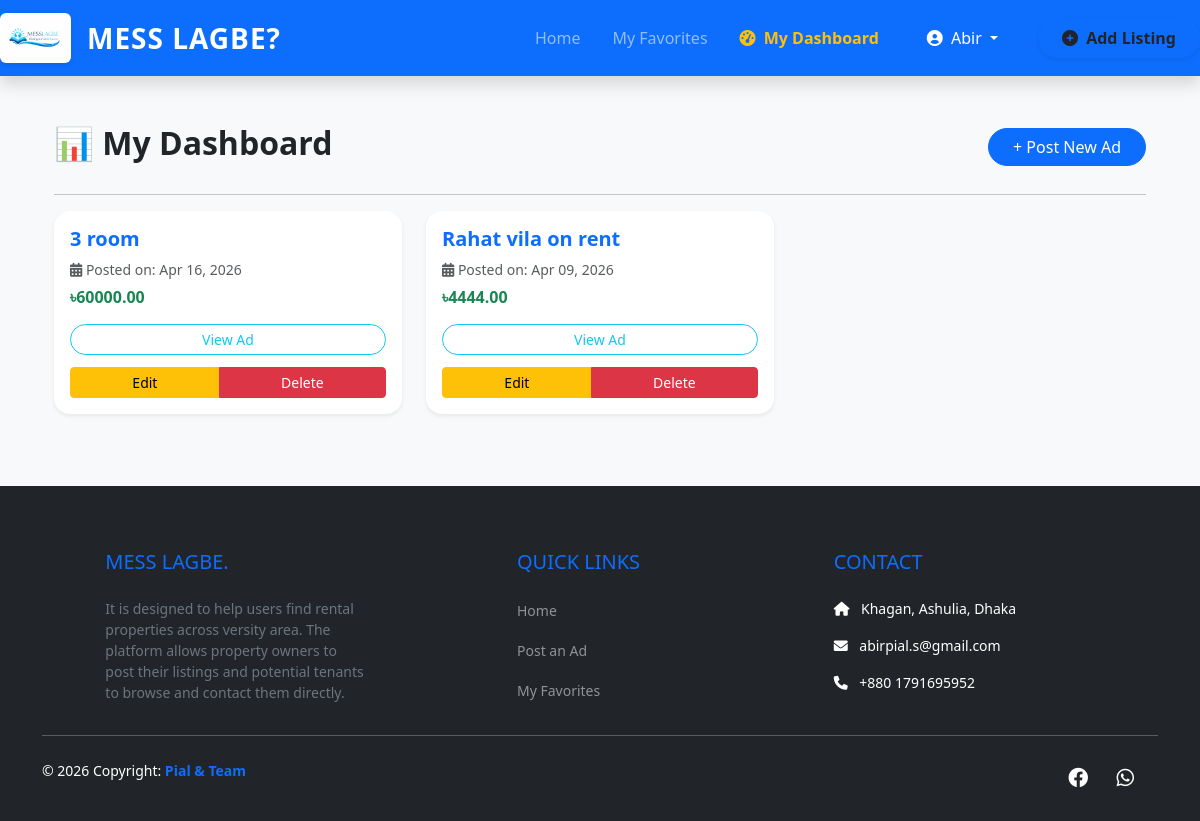
The app's page /my-ads/ (signed in), older data.
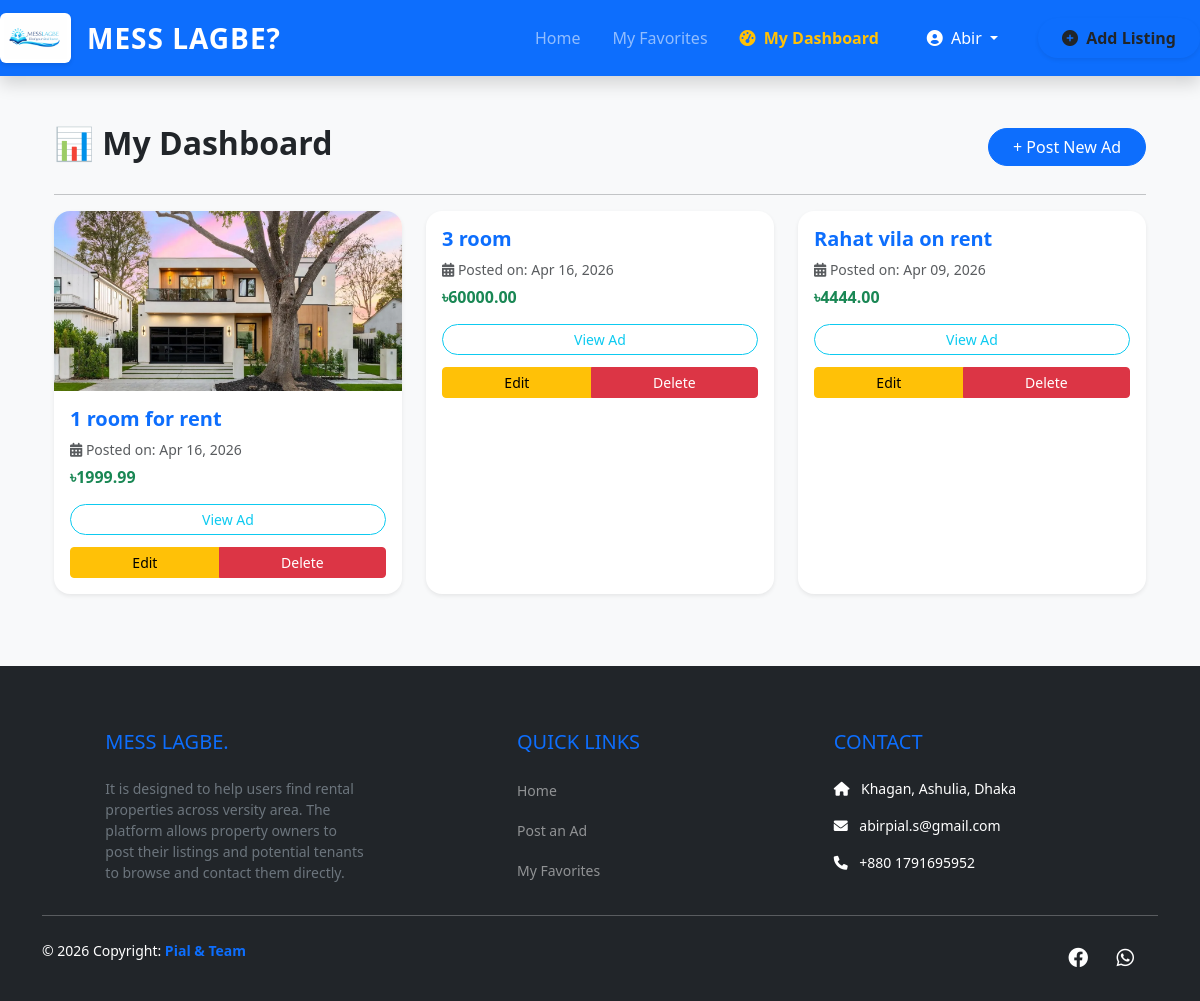
The same page, newer data.
### accounts/models.py (models this page shows, shortened)
class CustomUser(AbstractUser):
    IS_STUDENT = 'student'
    IS_OWNER = 'owner'
    IS_ADMIN = 'admin'
    ROLE_CHOICES = [
        (IS_STUDENT, 'Student'),
        (IS_OWNER, 'House Owner'),
        (IS_ADMIN, 'Admin'),
    ]
    role = models.CharField(max_length=20, choices=ROLE_CHOICES, default=IS_STUDENT)
    phone_number = models.CharField(max_length=15, blank=True, null=True)
    university_id = models.CharField(max_length=50, blank=True, null=True)

### listings/models.py (models this page shows, shortened)
class Listing(models.Model):
    host = models.ForeignKey(
        settings.AUTH_USER_MODEL,
        on_delete=models.CASCADE,
        related_name='listings'
    )
    image = models.ImageField(upload_to='listings/', null=True, blank=True)
    phone_number = models.CharField(max_length=15, help_text="Contact number for this property")
    title = models.CharField(max_length=200, help_text="e.g. 2 Room flat for rent in Dhanmondi")
    description = models.TextField()
    location = models.CharField(max_length=150)
    price = models.DecimalField(max_digits=10, decimal_places=2)
    bedrooms = models.IntegerField()
    created_at = models.DateTimeField(auto_now_add=True)

### listings/views.py (the view)
# urls.py: path('my-ads/', views.my_listings, name='my_listings'),
@login_required(login_url='/accounts/login/')
def my_listings(request):
    user_ads = Listing.objects.filter(host=request.user).order_by('-created_at')
    return render(request, 'listings/my_listings.html', {'user_ads': user_ads})

### templates/listings/my_listings.html (shortened to what this page needs)
{% extends 'base.html' %}
{% block content %}
<div class="container mt-4">
    <div class="d-flex justify-content-between align-items-center mb-4">
        <h2 class="fw-bold">📊 My Dashboard</h2>
        <a href="{% url 'create_listing' %}" class="btn btn-primary rounded-pill px-4">+ Post New Ad</a>
    </div>
    <hr>
    <div class="row">
        {% if user_ads %}
            {% for ad in user_ads %}
                <div class="col-md-4 mb-4">
                    <div class="card h-100 border-0 shadow-sm rounded-4 overflow-hidden">
                        {% if ad.image %}
                            <img src="{{ ad.image.url }}" class="card-img-top" style="height: 180px; object-fit: cover;">
                        {% endif %}
                        <div class="card-body">
                            <h5 class="card-title fw-bold text-primary">{{ ad.title }}</h5>
                            <p class="text-muted small mb-2"><i class="fas fa-calendar-alt"></i> Posted on: {{ ad.created_at|date:"M d, Y" }}</p>
                            <h6 class="text-success fw-bold">৳{{ ad.price }}</h6>
                            <div class="d-grid gap-2 mt-3">
                                <a href="{% url 'listing_detail' ad.id %}" class="btn btn-outline-info btn-sm rounded-pill">View Ad</a>
                                <div class="btn-group w-100 mt-1">
                                 <a href="{% url 'edit_listing' ad.id %}" class="btn btn-warning btn-sm">Edit</a>
                                 <a href="{% url 'delete_listing' ad.id %}" class="btn btn-danger btn-sm">Delete</a>
                    </div>
                            </div>
                        </div>
                    </div>
                </div>
            {% endfor %}
        {% endif %}
    </div>
</div>
{% endblock %}

### templates/base.html (shortened to what this page needs)
<!DOCTYPE html>
<html lang="en">
<head>
    <link href="https://cdn.jsdelivr.net/npm/bootstrap@5.3.0/dist/css/bootstrap.min.css" rel="stylesheet">
    <link rel="stylesheet" href="https://cdnjs.cloudflare.com/ajax/libs/font-awesome/6.0.0/css/all.min.css">
</head>
<body class="bg-light">
    <nav class="navbar navbar-expand-lg navbar-dark bg-primary shadow mb-4 sticky-top">
     <a class="navbar-brand d-flex align-items-center" href="{% url 'home' %}">
    <img src="/media/listings/gallery/logo.png" alt="MessLagbe?"
         style="height: 50px; width: auto; background: white; padding: 4px; border-radius: 6px; box-shadow: 0 2px 4px rgba(0,0,0,0.1);">
    <span class="ms-3 fw-bold fs-3 text-white" style="letter-spacing: 1px;">MESS LAGBE?</span>
</a>
            <div class="collapse navbar-collapse" id="navbarNav">
                <ul class="navbar-nav ms-auto align-items-center">
                    <li class="nav-item">
                        <a class="nav-link px-3" href="{% url 'home' %}">Home</a>
                    </li>
                   {% if user.is_authenticated %}
    <li class="nav-item">
        <a class="nav-link px-3" href="{% url 'favorites_list' %}">My Favorites</a>
    </li>
    <li class="nav-item">
        <a class="nav-link px-3 fw-bold text-warning" href="{% url 'dashboard' %}">
            <i class="fas fa-tachometer-alt me-1"></i> My Dashboard
        </a>
    </li>
    <li class="nav-item dropdown ms-lg-3">
        <a class="nav-link dropdown-toggle btn btn-outline-light btn-sm text-white px-3" href="#" id="userDropdown" role="button" data-bs-toggle="dropdown">
            <i class="fas fa-user-circle me-1"></i> {{ user.username }}
        </a>
    </li>
{% endif %}
                    <li class="nav-item ms-lg-4">
                        <a class="nav-link btn btn-warning text-dark fw-bold px-4 rounded-pill shadow-sm" href="{% url 'create_listing' %}">
                            <i class="fas fa-plus-circle me-1"></i> Add Listing
                        </a>
                    </li>
                </ul>
            </div>
    </nav>
    <div class="container main-content">
        {% block content %}
        {% endblock %}
    </div>
    {% if request.resolver_match.url_name != 'login' and request.resolver_match.url_name != 'signup' %}
    <footer class="bg-dark text-white pt-5 pb-4 mt-5">
        <div class="container text-center text-md-start">
            <div class="row">
                <div class="col-md-4 col-lg-4 col-xl-3 mx-auto mt-3">
                    <h5 class="text-uppercase mb-4 font-weight-bold text-primary">MESS LAGBE.</h5>
                    <p class="small text-secondary">
                        It is designed to help users find rental properties across versity area. The platform allows property owners to post their listings and potential tenants to browse and contact them directly.
                    </p>
                </div>
                <div class="col-md-2 col-lg-2 col-xl-2 mx-auto mt-3">
                    <h5 class="text-uppercase mb-4 font-weight-bold text-primary">Quick Links</h5>
                    <p><a href="{% url 'home' %}" class="text-white-50 text-decoration-none small">Home</a></p>
                    <p><a href="{% url 'create_listing' %}" class="text-white-50 text-decoration-none small">Post an Ad</a></p>
                    <p><a href="{% url 'favorites_list' %}" class="text-white-50 text-decoration-none small">My Favorites</a></p>
                </div>
                <div class="col-md-4 col-lg-3 col-xl-3 mx-auto mt-3">
                    <h5 class="text-uppercase mb-4 font-weight-bold text-primary">Contact</h5>
                    <p class="small"><i class="fas fa-home me-2"></i> Khagan, Ashulia, Dhaka</p>
                    <p class="small"><i class="fas fa-envelope me-2"></i> abirpial.s@gmail.com</p>
                    <p class="small"><i class="fas fa-phone me-2"></i> +880 1791695952</p>
                </div>
            </div>
            <hr class="mb-4 bg-secondary">
            <div class="row align-items-center">
                <div class="col-md-7 col-lg-8">
                    <p class="small">© 2026 Copyright:
                        <a href="#" class="text-decoration-none"><strong class="text-primary"> Pial & Team</strong></a>
                    </p>
                </div>
                <div class="col-md-5 col-lg-4">
                    <div class="text-center text-md-end">
                        <a href="#" class="text-white me-4" style="font-size: 20px;"><i class="fab fa-facebook"></i></a>
                        <a href="#" class="text-white me-4" style="font-size: 20px;"><i class="fab fa-whatsapp"></i></a>
                    </div>
                </div>
            </div>
        </div>
    </footer>
    {% endif %}
</body>
</html>

### templates/base.html (style rules this page uses)
body { font-family: 'Segoe UI', Tahoma, Geneva, Verdana, sans-serif; display: flex; flex-direction: column; min-height: 100vh; }
.main-content { flex: 1; }
.navbar-brand { font-size: 1.5rem; letter-spacing: 1px; }
.nav-link { font-weight: 500; transition: 0.3s; }
footer { background-color: #1a1a1a; }

Row changes from the older to the newer data that the page shows:
added Listing: image (picture), title "1 room for rent", created_at "Apr 16, 2026", price "1999.99"
